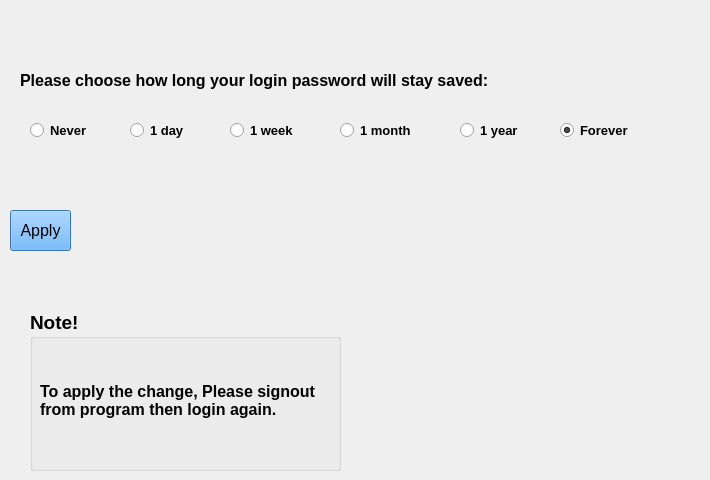
                    <widget class="QWidget" name="password_remember_page">
                     <widget class="QLabel" name="password_remember_change_text">
                      <property name="geometry">
                       <rect>
                        <x>20</x>
                        <y>60</y>
                        <width>641</width>
                        <height>41</height>
                       </rect>
                      </property>
                      <property name="font">
                       <font>
                        <pointsize>12</pointsize>
                        <weight>75</weight>
                        <bold>true</bold>
                        <underline>false</underline>
                       </font>
                      </property>
                      <property name="text">
                       <string>Please choose how long your login password will stay saved:</string>
                      </property>
                      <property name="wordWrap">
                       <bool>true</bool>
                      </property>
                     </widget>
                     <widget class="QRadioButton" name="day_remember_radioButton">
                      <property name="geometry">
                       <rect>
                        <x>130</x>
                        <y>120</y>
                        <width>81</width>
                        <height>21</height>
                       </rect>
                      </property>
                      <property name="font">
                       <font>
                        <pointsize>10</pointsize>
                        <weight>75</weight>
                        <bold>true</bold>
                       </font>
                      </property>
                      <property name="text">
                       <string>1 day</string>
                      </property>
                     </widget>
                     <widget class="QRadioButton" name="week_remember_radioButton">
                      <property name="geometry">
                       <rect>
                        <x>230</x>
                        <y>120</y>
                        <width>91</width>
                        <height>21</height>
                       </rect>
                      </property>
                      <property name="font">
                       <font>
                        <pointsize>10</pointsize>
                        <weight>75</weight>
                        <bold>true</bold>
                       </font>
                      </property>
                      <property name="text">
                       <string>1 week</string>
                      </property>
                     </widget>
                     <widget class="QRadioButton" name="month_remember_radioButton">
                      <property name="geometry">
                       <rect>
                        <x>340</x>
                        <y>120</y>
                        <width>101</width>
                        <height>21</height>
                       </rect>
                      </property>
                      <property name="font">
                       <font>
                        <pointsize>10</pointsize>
                        <weight>75</weight>
                        <bold>true</bold>
                       </font>
                      </property>
                      <property name="text">
                       <string>1 month</string>
                      </property>
                     </widget>
                     <widget class="QRadioButton" name="year_remember_radioButton">
                      <property name="geometry">
                       <rect>
                        <x>460</x>
                        <y>120</y>
                        <width>81</width>
                        <height>21</height>
                       </rect>
                      </property>
                      <property name="font">
                       <font>
                        <pointsize>10</pointsize>
                        <weight>75</weight>
                        <bold>true</bold>
                       </font>
                      </property>
                      <property name="text">
                       <string>1 year</string>
                      </property>
                     </widget>
                     <widget class="QRadioButton" name="forever_remember_radioButton">
                      <property name="geometry">
                       <rect>
                        <x>560</x>
                        <y>120</y>
                        <width>91</width>
                        <height>21</height>
                       </rect>
                      </property>
                      <property name="font">
                       <font>
                        <pointsize>10</pointsize>
                        <weight>75</weight>
                        <bold>true</bold>
                       </font>
                      </property>
                      <property name="text">
                       <string>Forever</string>
                      </property>
                      <property name="checked">
                       <bool>true</bool>
                      </property>
                     </widget>
                     <widget class="QRadioButton" name="never_remember_radioButton">
                      <property name="geometry">
                       <rect>
                        <x>30</x>
                        <y>120</y>
                        <width>81</width>
                        <height>21</height>
                       </rect>
                      </property>
                      <property name="font">
                       <font>
                        <pointsize>10</pointsize>
                        <weight>75</weight>
                        <bold>true</bold>
                       </font>
                      </property>
                      <property name="text">
                       <string>Never</string>
                      </property>
                     </widget>
                     <widget class="QPushButton" name="password_remember_apply_pushButton">
                      <property name="geometry">
                       <rect>
                        <x>10</x>
                        <y>210</y>
                        <width>61</width>
                        <height>41</height>
                       </rect>
                      </property>
                      <property name="sizePolicy">
                       <sizepolicy hsizetype="Fixed" vsizetype="Fixed">
                        <horstretch>0</horstretch>
                        <verstretch>0</verstretch>
                       </sizepolicy>
                      </property>
                      <property name="font">
                       <font>
                        <pointsize>12</pointsize>
                       </font>
                      </property>
                      <property name="styleSheet">
                       <string notr="true">QPushButton{
	background-color: rgb(80, 161, 241);
	color: rgb(0, 0, 0);
}
QPushButton:hover{
	background-color: rgb(84, 173, 255);
}</string>
                      </property>
                      <property name="text">
                       <string>Apply</string>
                      </property>
                     </widget>
                     <widget class="QLabel" name="password_remember_feedback">
                      <property name="geometry">
                       <rect>
                        <x>80</x>
                        <y>220</y>
                        <width>621</width>
                        <height>37</height>
                       </rect>
                      </property>
                      <property name="font">
                       <font>
                        <pointsize>11</pointsize>
                        <weight>75</weight>
                        <bold>true</bold>
                       </font>
                      </property>
                      <property name="styleSheet">
                       <string notr="true">color: rgb(85, 255, 0);</string>
                      </property>
                      <property name="text">
                       <string/>
                      </property>
                     </widget>
                     <widget class="QGroupBox" name="password_remember_note_groupBox">
                      <property name="enabled">
                       <bool>true</bool>
                      </property>
                      <property name="geometry">
                       <rect>
                        <x>30</x>
                        <y>310</y>
                        <width>311</width>
                        <height>161</height>
                       </rect>
                      </property>
                      <property name="font">
                       <font>
                        <pointsize>14</pointsize>
                        <weight>75</weight>
                        <bold>true</bold>
                       </font>
                      </property>
                      <property name="title">
                       <string>Note!</string>
                      </property>
                      <widget class="QLabel" name="password_remember_note_text">
                       <property name="geometry">
                        <rect>
                         <x>10</x>
                         <y>30</y>
                         <width>291</width>
                         <height>121</height>
                        </rect>
                       </property>
                       <property name="font">
                        <font>
                         <pointsize>12</pointsize>
                        </font>
                       </property>
                       <property name="text">
                        <string>To apply the change, Please signout from program then login again.</string>
                       </property>
                       <property name="wordWrap">
                        <bool>true</bool>
                       </property>
                      </widget>
                     </widget>
                    </widget>
